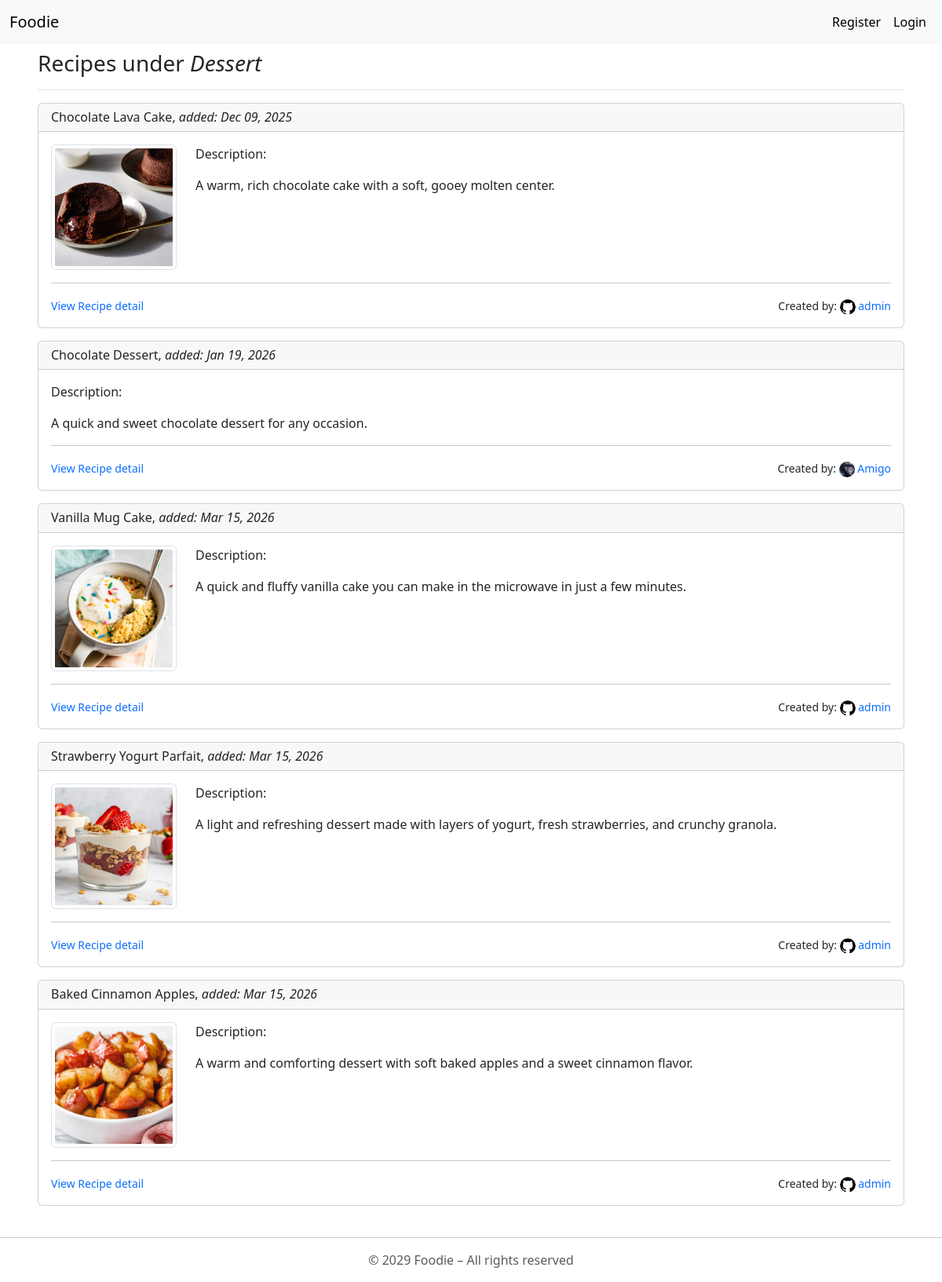
The app's page /category/2/ with its own data.
### foodie_app/models.py (models this page shows, shortened)
class Category(models.Model):
    name = models.CharField(max_length=100)
    date_added = models.DateField(auto_now_add=True, blank = True)
    class Meta:
        ordering = ['date_added']
        verbose_name = "Category"
        verbose_name_plural = "Categories"

### recipes/models.py (models this page shows, shortened)
class Recipe (models.Model):
    name = models.CharField(max_length = 100)
    description = models.TextField(null = True, blank = True)
    ingredients = models.TextField()
    directions = models.TextField()
    date_added = models.DateTimeField(auto_now_add=True, null = True, blank = True)
    category = models.ForeignKey(Category, on_delete=models.CASCADE)
    user = models.ForeignKey(User, on_delete=models.CASCADE, null=True, related_name="recipes")
    image = models.ImageField(upload_to="recipe_images/", null=True, blank=True)
    favorited_by = models.ManyToManyField(User, blank=True, related_name="favorite_recipes")

### accounts/models.py (models this page shows, shortened)
class UserProfile(models.Model):
    user = models.OneToOneField(User, on_delete=models.CASCADE, related_name="profile")
    bio = models.TextField(blank=True, null=True)
    date_created = models.DateTimeField(auto_now_add=True,  null=True)
    profile_photo = models.ImageField(upload_to="profile_photos/", null = True, blank = True)

### foodie_app/views.py (the view)
# urls.py: path('category/<int:category_id>/', views.recipes, name = 'recipes_category'),
def recipes(request, category_id):
    recipes = Recipe.objects.filter(category = category_id)
    category = Category.objects.get(pk = category_id)
    context = {"recipes": recipes,
               "category": category}
    return render(request, "foodie_app/recipes.html", context)

### recipes/context_processors.py (called while the page is built)
def search_form(request):
    return {'search_form': SearchForm()}

### foodie_app/templates/foodie_app/recipes.html (shortened to what this page needs)
{% extends "base.html" %}
{% load django_bootstrap5 %}
{% block page_header %} <h3> Recipes under <i>{{ category.name }}</i> </h3> {% endblock page_header %}
{% block content1 %}
    <div>
        {% for recipe in recipes %}
            <div class="card mb-3">
                <h6 class="card-header"> {{ recipe.name }}, <i>added: {{ recipe.date_added | date:"M d, Y" }} </i></h6>
                <div class="card-body">
                    <div class="row flex-column flex-md-row">
                    {% if recipe.image %}
                        <div class="col-auto mb-3 mb-md-0">
                            <img src="{{ recipe.image.url }}" width=120 height=120 alt="{{ recipe.name }}" class="img-thumbnail recipe-img">
                        </div>
                    {% endif %}
                    <div class="col">
                        <p> Description: </p>
                        {{ recipe.description }}
                    </div>
                    </div>
                    <hr>
                    <div class="row align-items-center mt-3">
                        <div class="col">
                            <small><a class="text-decoration-none" href="{% url "recipes:recipe_details" recipe.id %}">View Recipe detail</a></small>
                        </div>
                        <div class="col-auto">
                            <small>Created by:
                                {% if recipe.user.profile.profile_photo %}
                                    <img src="{{ recipe.user.profile.profile_photo.url }}" alt="profile-photo" class="rounded-circle" width="20" height="20">
                                {% endif %}
                                {% if recipe.user.profile %}
                                    <a class="text-decoration-none" href="{% url "recipes:public_profile" recipe.user.id %}"> {{ recipe.user.username }} </a>
                                {% else %}
                                    Anonymous
                                {% endif %}
                            </small>
                        </div>
                    </div>
                </div>
            </div>
        {% endfor %}
    </div>
{% endblock content1 %}

### templates/base.html (shortened to what this page needs)
<!DOCTYPE html>
<html lang="en">
<head>
    {% load django_bootstrap5 %}
    {% bootstrap_css %}
</head>
<body>
    <nav class="navbar navbar-expand-lg bg-body-tertiary">
        <div class="container-fluid">
            <a class="navbar-brand" href="{% url "foodie_app:foodie_app_home" %}">Foodie</a>
            <div class="collapse navbar-collapse" id="navbarNav">
            <ul class="navbar-nav w-100 d-flex">
                {% if user.is_authenticated %}
                    <li class="nav-item">
                        <a class="nav-link active text-primary" aria-current="page" href="{% url "foodie_app:add_recipe_no_genre" %}">Add Recipe</a>
                    </li>
                    <li class="nav-item">
                        <a class="nav-link active text-primary" aria-current="page" href="{% url "recipes:recipes_home" %}">All Recipes</a>
                    </li>
                    <li class="nav-item">
                        <a class="nav-link active text-primary" aria-current="page" href="{% url "recipes:my_recipes" %}">My Recipes</a>
                    </li>
                    <li class="nav-item ms-lg-auto">
                        <form class="d-flex" action="{% url "recipes:search_results" %}" method="get">
                            {{ search_form.query }}
                            <button type="submit" class="btn btn-outline-success my-2 my-sm-0">
                                search
                            </button>
                        </form>
                    </li>
                    <li class="nav-item mt-2 mt-lg-0 ms-lg-2">
                            <button class="btn btn-twitch btn-sm text-white d-flex align-items-center px-2 h-100">
                                <a class="text-white text-decoration-none fs-6" href={% url "recipes:favorite_recipes" %}>🤍My favorite</a>
                            </button>
                    </li>
                    <li class="nav-item">
                        <span class="nav-link">Hello, {% if request.user.profile.profile_photo %}
                            <a class="text-decoration-none" href="{% url "accounts:edit_user_profile" %}">
                                <img src="{{ request.user.profile.profile_photo.url }}" width=20 height=20 alt="profile-photo" class="rounded-circle">
                            </a>
                                {% endif %}
                            <a href="{% url "accounts:edit_user_profile" %}" class="text-primary text-decoration-none">
                                    {{ user.username }}
                            </a>
                        </span>
                    </li>
                {% else %}
                    <li class="nav-item ms-lg-auto">
                        <a class="nav-link active" aria-current="page" href="{% url "accounts:register" %}">Register</a>
                    </li>
                    <li class="nav-item">
                        <a class="nav-link active" aria-current="page" href="{% url "accounts:login" %}"> Login </a>
                    </li>
                {% endif %}
            </ul>
            </div>
        </div>
    </nav>
    <main class="container-fluid py-2 px-5">
        <div class="pb-2 mb-3 border-bottom">
            {% block page_header %}
            {% endblock page_header %}
        </div>
        <div>
            {% block content1 %}
            {% endblock content1 %}
        </div>
    </main>
    <div>
        <hr>
        <footer>
            <p class="text-center text-body-secondary">© 2029 Foodie – All rights reserved</p>
        </footer>
    </div>
</body>
</html>

### foodie_app/templates/foodie_app/recipes.html (style rules this page uses)
.recipe-img { width: 100%; height: auto; }
@media (min-width: 768px) { .recipe-img { width: 160px; height: 160px; object-fit: cover; } }

### records on screen
Category: name "Dessert"
Recipe: name "Chocolate Lava Cake", date_added "Dec 09, 2025", image (picture), description "A warm, rich chocolate cake with a soft, gooey molten center.", user.profile.profile_photo (picture), user.username "admin"
Recipe: name "Chocolate Dessert", date_added "Jan 19, 2026", description "A quick and sweet chocolate dessert for any occasion.", user.profile.profile_photo (picture), user.username "Amigo"
Recipe: name "Vanilla Mug Cake", date_added "Mar 15, 2026", image (picture), description "A quick and fluffy vanilla cake you can make in the microwave in just a few minutes.", user.profile.profile_photo (picture), user.username "admin"
Recipe: name "Strawberry Yogurt Parfait", date_added "Mar 15, 2026", image (picture), description "A light and refreshing dessert made with layers of yogurt, fresh strawberries, and crunchy granola.", user.profile.profile_photo (picture), user.username "admin"
Recipe: name "Baked Cinnamon Apples", date_added "Mar 15, 2026", image (picture), description "A warm and comforting dessert with soft baked apples and a sweet cinnamon flavor.", user.profile.profile_photo (picture), user.username "admin"
